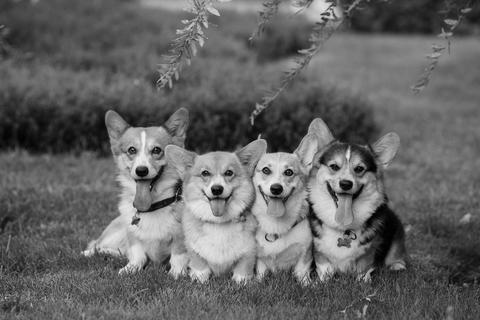
#> input picture Lab2/test-image.jpg, 480 x 320 px; the run also reads 2 pictures not shown here
$ jupyter execute --allow-errors Lab2.ipynb   (shell and % lines are left out)
#> lines starting #> are read from the running program, lines starting #| are printed output that depends on the picture
# ECE 311 Lab 2: LSI Systems
## Due Date: 2/17 @ 11:59PM on Compass
In this lab, we will explore Linear Shift-Invariant (LSI) systems and their properties with applications involving toy signals, image filtering, stock data, and even an example of a simple non-linear system. Let's get started!

[cell 1]
#import necessary libraries for this lab
import numpy as np
import scipy.signal as signal
import matplotlib.pyplot as plt

from skimage.io import imread


print("imported")

## Getting Started with Convolution

We remember from ECE 210, that convolution describes how any continuous-time input signal is processed by an LTI system. Given an input $x(t)$ and an LTI system's impulse response $h(t)$, the system output $y(t)$ is given by

$$
y(t) = x(t) * h(t).
$$

Recall that convolution for continous signals is defined as

$$
y(t) = \int_{\tau = -\infty}^{\infty}x(\tau)h(t-\tau)d\tau = \int_{\tau=-\infty}^{\infty}x(t-\tau)h(\tau)d\tau.
$$

You have learned in ECE 310 that discrete-time LSI systems also have an impulse response $h[n]$, which is the system response to a unit Kronecker delta $\delta[n]$ input. Thus we can express the system output given an input signal via discrete-time convolution.

$$
y[n] = x[n] * h[n]
$$

$$
y[n] = \sum_{k=-\infty}^{\infty}x[k]h[n-k] = \sum_{k=-\infty}^{\infty}x[n-k]h[k]
$$

Like the width properties of continuous-time convolution, if $x$ is of length $N$ and $h$ is of length $M$, the result $y$ will be of length $N+M-1$. It is important to note that every LSI system can be represented by a convolution, every system that can be expressed as a convolution has an impulse response, and any system with an impulse response must be LSI. This means the relationship between LSI systems, convolution, and impulse responses is an "if and only if" relationship; they all imply one another! This is something handy to keep in mind whenever you want to identify and describe an LSI system.

The key function we will use to perform convolutions is the $\textrm{convolve()}$ function in the $\textrm{scipy.signal}$ module. The usage of this function for an example system is as follows:

$$
x[n] = \delta[n]+2\delta[n-2]+3\delta[n-4]
$$

$$
y[n] = x[n]+3x[n-1]
$$

[cell 2]
x = np.array([1, 0, 2, 0, 3]) #input signal
h = np.array([1, 3]) #filter/system's impulse response
y = signal.convolve(x,h) #signal.convolve(in1,in2)

print(y) #verify this result by hand!

Note how we extracted the system's impulse response for the system's Linear Constant Coefficient Difference Equation (LCCDE). Our first term takes the present input value and multiplies it by one, and the second term multiplies the most recent input by three. Intuitively, when we flip and shift our filter $h$ for the convolution, we will be applying this system to the input signal at each shift step. The $\textrm{signal.convolve()}$ function assumes the arrays that represent our signals begin at index zero.

## Exercise 1: Implementing LSI Systems

In the below code cell, implement the following LSI systems and plot the system response (using $\textrm{plt.stem()}$) to each of the listed input signals. Comment on the results in the following Markdown cell. Remember to determine the LCCDE for each system to infer its impulse response!

* System A: $y_a[n] = -x[n]+2x[n-1]-x[n-2]$

* System B: $y_b[n] = \frac{1}{4}x[n]+\frac{1}{2}x[n-1]+\frac{1}{4}x[n-2]$

* $x_1[n] = u[n] - u[n-7], 0\leq n< 10$

* $x_2[n] = \sin\left(\frac{\pi}{20}n\right), 0\leq n< 40$

[cell 3]
#create input signals here:
#Hint: Use np.sin and np.pi!
x1 = np.array([1,1,1,1,1,1,1,0,0,0,0])
x2 = np.array([np.sin(n*(np.pi/20)) for n in range(41)])
#System A
hA = np.array([-1,2,-1])

#plot result for x1


#plot result for x2
y1=signal.convolve(x1,hA)
y2 = signal.convolve(x2,hA)

plt.figure(figsize=(15,6))
plt.subplot(121)
plt.stem(range(len(y1)),y1)
plt.title('Ya Response to x1[n]')
plt.xlabel('input(n)')
plt.ylabel('output(y[n])')
plt.subplot(122)
plt.stem(range(len(y2)),y2)
plt.title('Ya Response to x2[n]')
plt.xlabel('input(n)')
plt.ylabel('output(y[n])')


#System B
hB = np.array([.25,.5,.25])
y11=signal.convolve(x1,hB)
y22 = signal.convolve(x2,hB)

#plot result for x1

#plot result for x2
plt.figure(figsize=(15,6))
plt.subplot(121)
plt.stem(range(len(y11)),y11)
plt.title('Yb Response to x1[n]')
plt.xlabel('input(n)')
plt.ylabel('output(y[n])')
plt.subplot(122)
plt.stem(range(len(y22)),y22)
plt.title('Yb Response to x2[n]')
plt.xlabel('input(n)')
plt.ylabel('output(y[n])')

#x1&x2
plt.figure(figsize=(15,6))
plt.subplot(121)
plt.stem(range(len(x1)),x1)
plt.title('x1[n]')
plt.xlabel('input(n)')
plt.ylabel('output(x1[n])')
plt.subplot(122)
plt.stem(range(len(x2)),x2)
plt.title('x2[n]')
plt.xlabel('input(n)')
plt.ylabel('output(x[n])')
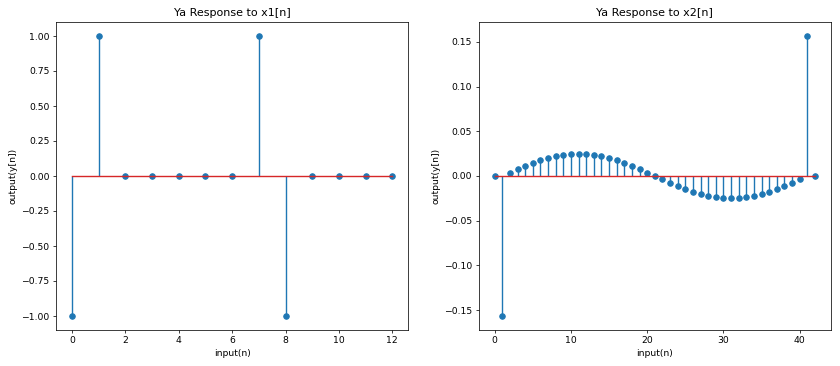
#> figure drawn by matplotlib, 2 panels; panel 1: curve peaks at x = 1, y = 1; panel 2: curve peaks at x = 41, y = 0.156
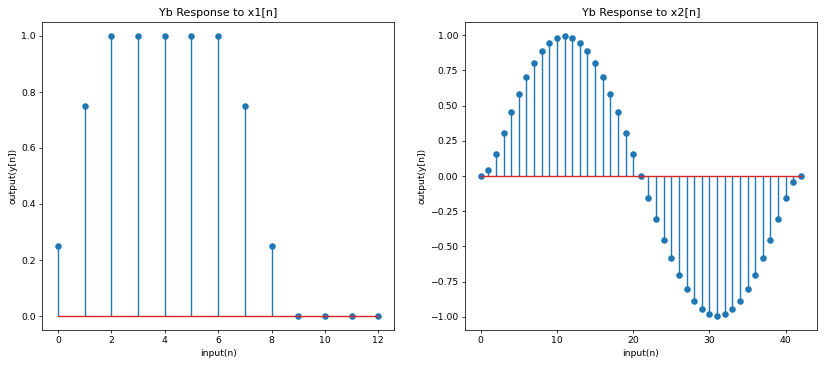
#> figure drawn by matplotlib, 2 panels; panel 1: curve peaks at x = 2, y = 1; panel 2: curve peaks at x = 11, y = 0.994
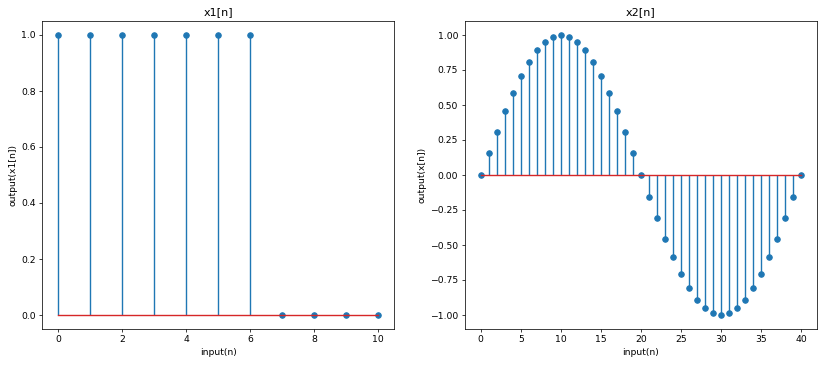
#> figure drawn by matplotlib, 2 panels; panel 1: curve peaks at x = 0, y = 1; panel 2: curve peaks at x = 10, y = 1

Comments here:
(Consider how the different filters affect the flatter and faster moving parts of the input signals. What do you think each filter is doing?)

Y1 seems to be allowing certain frequencies to pass almost completely while reducing others or turning them 0. Y2 seems to act as a band pass filter, reducing the frequencies on the edges.

## Exercise 2: Bitcoin Pricing Correction

One type of signal could be some non-physical 1D information. An example of this would be stock price or cryptocurrency data. This data is notoriously noisy and can jump around unpredictably.

Remember that the systems we work with can be either causal or non-causal. A causal system only uses present and past information or values to calculate its present values, while a non-causal system can leverage future information. In this excercise, we will compare causal and non-causal versions of a filter to smooth a day's worth of bitcoin pricing data. We have provided 24 hours of prices with pricing updates every minute (1440 points). The date in question is Christmas Eve Day (12/24), 2017.

#> (a cell that did not finish here is left out)

Pretty noisy, right? Maybe a lot of last-minute Christmas gifts made the price even more unpredictable!

In this exercise, you will implement two length-51 moving average filters on this Bitcoin price data. The first will be causal and the second will be non-causal. Mathematically, we can represent these systems as follows:

$$
y_1[n] = \frac{1}{51}\sum_{i=0}^{50}x[n - i]
$$

$$
y_2[n] = \frac{1}{51}\sum_{i=-25}^{25}x[n - i]
$$

Furthermore, since the moving average filter is an LSI system we may implement it as a convolution. If you are having trouble seeing this, we suggest considering a length-5 moving average filter and "unrolling" the sum for that system definition.

Notice that the non-causal filter will require us to access negative indices according to the impulse response of our filter. A natural question to ask is how does the $\textrm{signal.convolve()}$ function perform non-causal convolution? How can you indicate negative indices when making an array for a system's impulse response? This is where the "same" mode comes in! We may use the "same" mode as follows:

```
y = signal.convolve(x,h,'same'),
```

where $x$ is of length $N$ and $h$ is length $M$. This line of code will perform a full linear convolution like the default mode, but then it will only keep the center $N$ values (length of first argument/array). This operation is equivalent to zero-centering our filter array (second argument/array). You may want to try a couple small examples to convince yourself this is true. The "same" mode will be important to keep in mind throughout this lab and the rest of the course.

**Important Note:** For the following two parts, we have provided the appropriate start and end indices to help us make sure each implementation returns results of the same size and to remove initial condition worries (ramping behavior since we would have fewer than 51 samples as the filter has partial overlap).

a. Construct the causal filter and apply it to the provided bitcoin price data (contained in the ``bitcoin_data`` variable). To make sure your output is the same length and matches up correctly in time, you should slice your result using ``start`` and ``end`` as we did to create the ``plotting_data`` variable. Plot the original data (``plotting_data``) and your smoothed data on the same plot.

b. Construct the non-causal filter and apply it to the provided bitcoin price data. Perform the same ``start`` and ``end`` slicing on your result as in part (a). Plot the original data (``plotting_data``) and your smoothed data on the same plot.

c. Plot the error signals for each filter on the same plot. Let the error signal for a system's output be given by

$$
y_e = y - \hat{y},
$$

where $\hat{y}$ is your system output and $y$ is the sliced original data used for plotting, ``plotting_data``.

d. Comment on the results in the following Markdown cell. What is noticeably different? Is it better to know a lot of past information or a decent amount of past and future information?

[cell 5]
#Provided code
L = 51
half_L = 25
start = 50
#> (the rest of this cell did not finish here and is left out)

Comments for part 2.d here:
The noncausal filter more closely mirrors the original graph, while the causal filter is shifted slightly ahead. This shows that the noncausal filter is slightly better in this case, since the errors are very similar and the noncausal filter is even a little smaller.

# Image Convolution

In ECE 310, we typically focus on the implications of filtering in the frequency domain of a 1D signal. Our most common idea of a 1D signal is a piece of audio. In this section, we will experiment with image filtering along both axes of an image and see that we can do more than just filtering with convolution.

## Exercise 3: 1D Image Convolution

Apply a 1D length 11 moving average filter on the provided ``test-image.jpg`` image along its:

a. Rows

b. Columns

c. Rows then columns

d. Columns then rows

Plot each of the resulting images and give them unique titles.

e. Comment on the images from the "rows then columns" and "columns then rows" procedures. Are they the same? Explain your answer, why are they the same or different?

[cell 6]
#make filter and load image
image = imread('test-image.jpg')
#> image is the input picture: shape (320, 480); min 0, max 253, mean 101.1
plt.figure(figsize=(10,6))
plt.imshow(image,'gray')
plt.title('Original Image')
L = 11
h = np.ones(L) * 1/11
n_rows,n_cols = image.shape
#Code for 3.a along rows (apply filter to each row independently)
image_row = np.zeros(image.shape)
# [4 lines of commented-out code are left out]

for i in range (image.shape[0]):
    image_row[i,:] = signal.convolve(image[i,:],h,'same')
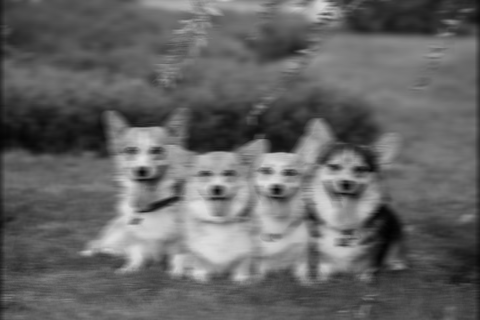
#> image_row: shape (320, 480) float64; min 1.91, max 226.1, mean 100.6
plt.figure(figsize=(15,6))
plt.imshow(image_row,'gray')
plt.title('3a Row Convolution')


#Hint: image_row[i,:] = signal.convolve(image[i,:],h,'same') for each row

#along the columns (3.b)
image_col = np.zeros(image.shape)
for i in range (image.shape[1]):
    image_col[:,i] = signal.convolve(image[:,i],h,'same')
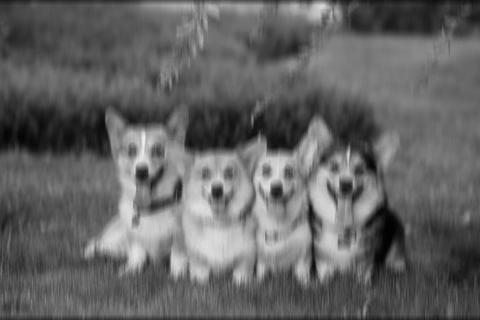
#> image_col: shape (320, 480) float64; min 1.45, max 239, mean 100.2
plt.figure(figsize=(15,6))
plt.imshow(image_col,'gray')
plt.title('3b Col Convolution')

#rows then columns (3.c)
image_rowcol = np.zeros(image.shape)
for i in range (image.shape[0]):
    image_rowcol[i,:] = signal.convolve(image[i,:],h,'same')
for i in range (image.shape[1]):
    image_rowcol[:,i] = signal.convolve(image[:,i],h,'same')
plt.figure(figsize=(15,6))
plt.imshow(image_rowcol,'gray')
plt.title('3c RowCol Convolution')


#columns then rows (3.d)
image_colrow = np.zeros(image.shape)
for i in range (image.shape[0]):
    image_colrow[i,:] = signal.convolve(image[i,:],h,'same')
for i in range (image.shape[1]):
    image_colrow[:,i] = signal.convolve(image[:,i],h,'same')
plt.figure(figsize=(15,6))
plt.imshow(image_colrow,'gray')
plt.title('3d ColRow Convolution')

Comments for 3.e:
The convolutions for 3a and 3b are the same, since convolution has a property where it does not matter which order the two operands are. Because of this fact, it does not matter if you convolve by rows or columns first.

## Exercise 4: Building an Edge Detector

Let's now apply image convolution to perform edge detection. We will build a simple edge detector step-by-step using the following simple 1D filter:

$$
h[n] = \delta[n+1] - \delta[n-1]
$$

a. Intuitively or mathematically, what does this filter do to an input signal? In other words, what parts of a signal would give a strong (large magnitude) response and what parts would give a weak (small magnitude) response? You may answer this with a couple signal examples and the result of convolution with $h[n]$ or qualitative intuition.

b. Is this filter causal? Why or why not? Is it a problem if the filter is non-causal? (Hint: consider the contexts in which we cannot violate causality!)

Note: For the next two parts, please store your results in separate variables. This will make part (e) much cleaner.

c. Apply $h[n]$ along the rows of the ``test-image.jpg`` image. Plot the result with a grayscale color mapping.

d. Apply $h[n]$ along the columns of the ``test-image.jpg`` image. Plot the result with a grascale color mapping.

So far we have checked for edge-like features in the image going along the rows and columns. Imagine these two results as being vectors indicating edge strength along the row axis and column axis of the image, respectively. Take a minute to look at the differences between these two resulting images. Can you tell which one is detecting edges within a row and which one is doing so within a column? What would be a sensible way to incorporate these two dimensions of information? Imagine they form a 2D vector and take the norm! More precisely:

$$
I_F(r,c) = \sqrt{\left(I_R(r,c)\right)^2 + \left(I_C(r,c)\right)^2},
$$

where $I_R$ and $I_C$ are the row and column filtered results, respectively.

e. Build the final result image $I_F$ according to the above equation. Plot the result again with a grayscale color mapping.

Answer for 4.a here:
x[n] = [0,1,1,0,1,0] = 𝛿[n-2] + 𝛿[n-1] + 𝛿[n-4]
x*h = 𝛿[n] +𝛿[n-1] - 𝛿[n-2] -𝛿[n-5] = [1,1,1,0,0,-1]
This filter becomes 0 whenever the value changes from being constant with its neighbors and is non 0 at other points

Answer for 4.b here:
This filter is noncausal because it relies on past and future inputs, which does not matter because we are given the entire image at once, which means we have acess to past and future values.

[cell 7]
#load test-image.jpg
test = imread('test-image.jpg')
plt.figure(figsize=(10,6))
plt.imshow(test,'gray')
plt.title('Original Image')

h = [1,0,-1]
n_rows,n_cols = test.shape
image_row = np.zeros(test.shape)
#Code for 4.c here:
for i in range (image.shape[0]):
    image_row[i,:] = signal.convolve(image[i,:],h,'same')
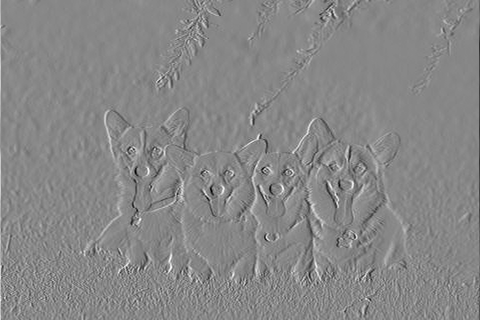
#> image_row: shape (320, 480) float64; min -201, max 177, mean 0; drawn with min black and max white
plt.figure(figsize=(15,6))
plt.imshow(image_row,'gray')
plt.title('4.c Row Convolution Edge Detection')

#Code for 4.d here:
image_col = np.zeros(test.shape)
for i in range (image.shape[1]):
    image_col[:,i] = signal.convolve(image[:,i],h,'same')
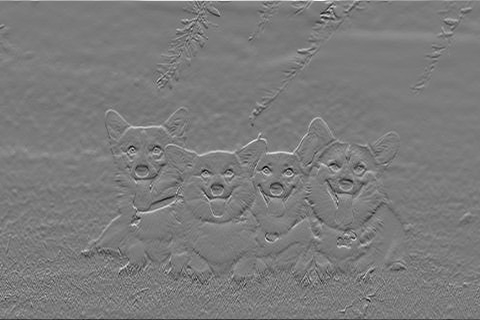
#> image_col: shape (320, 480) float64; min -204, max 217, mean 0; drawn with min black and max white
plt.figure(figsize=(15,6))
plt.imshow(image_col,'gray')
plt.title('4.d Col Convolution Edge Detection')


#Code for 4.e here:


image_fi = np.sqrt(np.power(image_row, 2) + np.power(image_col,2))
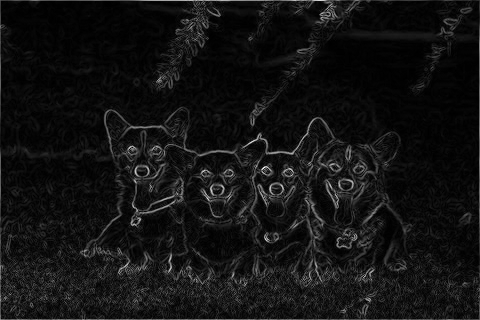
#> image_fi: shape (320, 480) float64; min 0, max 253.2, mean 18.7
#> (the rest of the program and of its run is left out)
